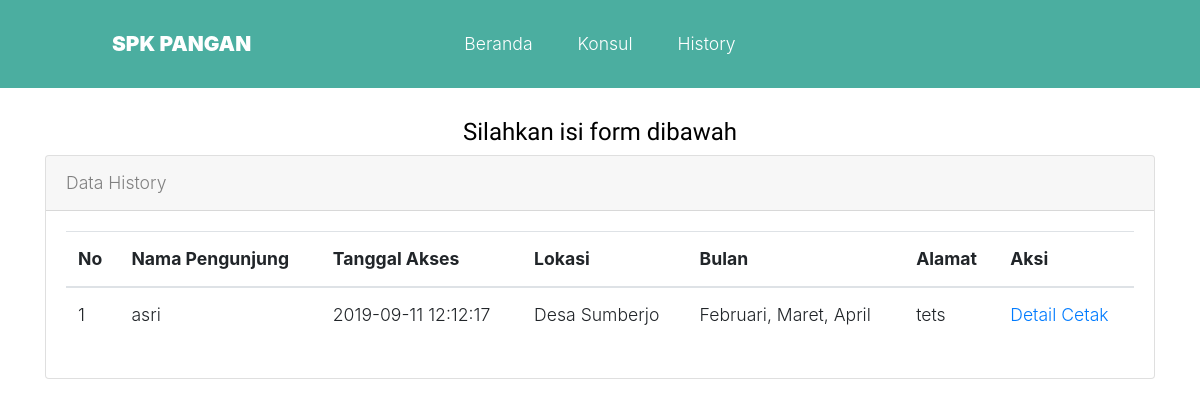
The page /history.php on the database its author committed.
### tables this page shows
CREATE TABLE `tb_history` (
  `id_history` int(11) NOT NULL,
  `nama` varchar(30) DEFAULT NULL,
  `alamat` text,
  `lokasi` int(11) DEFAULT NULL,
  `bulan` int(11) DEFAULT NULL,
  `tgl_akses` timestamp NOT NULL DEFAULT CURRENT_TIMESTAMP ON UPDATE CURRENT_TIMESTAMP
);

CREATE TABLE `tb_lokasi` (
  `id_lokasi` int(11) NOT NULL,
  `nama_lokasi` varchar(50) DEFAULT NULL
);

### history.php (the view, shortened to what this page needs)
<?php include_once 'database/koneksi.php'; ?>
<?php
function bulan($bulan)
{
  Switch ($bulan){
    case 2 : $bulan="Februari";
    Break;
    case 3 : $bulan="Maret";
    Break;
    case 4 : $bulan="April";
    Break;
  }
  return $bulan;
}
?>
<!DOCTYPE html>
<html lang="en">
<head>
  <link rel="stylesheet" href="assets/fonts/icomoon/style.css">
  <link rel="stylesheet" href="https://stackpath.bootstrapcdn.com/bootstrap/4.3.1/css/bootstrap.min.css">
  <link rel="stylesheet" href="assets/css/jquery-ui.css">
  <link rel="stylesheet" href="assets/css/owl.carousel.min.css">
  <link rel="stylesheet" href="assets/css/owl.theme.default.min.css">
  <link rel="stylesheet" href="assets/css/owl.theme.default.min.css">
  <link rel="stylesheet" href="assets/css/jquery.fancybox.min.css">
  <link rel="stylesheet" href="assets/css/bootstrap-datepicker.css">
  <link rel="stylesheet" href="assets/fonts/flaticon/font/flaticon.css">
  <link rel="stylesheet" href="assets/css/aos.css">
  <link rel="stylesheet" href="assets/css/style.css">
</head>
<body data-spy="scroll" data-target=".site-navbar-target" data-offset="300">
  <div class="site-wrap">
    <header class="site-navbar py-4 js-sticky-header site-navbar-target" style="background-color: #4baea0" role="banner">
      <div class="container-fluid">
        <div class="d-flex align-items-center">
          <div class="site-logo mr-auto w-25"><a href="index.php">SPK PANGAN</a></div>
          <div class="mx-auto text-center">
            <nav class="site-navigation position-relative text-right" role="navigation">
              <ul class="site-menu main-menu js-clone-nav mx-auto d-none d-lg-block m-0 p-0">
                <li>
                  <a href="index.php" class="nav-link">Beranda</a>
                </li>
                <li>
                  <a href="konsul.php" class="nav-link">Konsul</a>
                </li>
                <li>
                  <a href="history.php" class="nav-link">History</a>
                </li>
              </ul>
            </nav>
          </div>
        </div>
      </div>
    </header>
    <div class="site-section">
      <div class="container">
        <div class="row mt-5 justify-content-center">
          <div class="col-lg-12">
            <h4 class="text-center" style="color: #000">Silahkan isi form dibawah</h4>
            <div class="card">
              <div class="card-header">
                Data History
              </div>
              <div class="card-body">
                <div class="table-responsive">
                  <table class="table">
                    <thead>
                      <tr>
                        <th>No</th>
                        <th>Nama Pengunjung</th>
                        <th>Tanggal Akses</th>
                        <th>Lokasi</th>
                        <th>Bulan</th>
                        <th>Alamat</th>
                        <th>Aksi</th>
                      </tr>
                    </thead>
                    <tbody>
                      <?php $no = 1; $data = $connect->query('SELECT tb_history.*, tb_lokasi.nama_lokasi FROM tb_history INNER JOIN tb_lokasi ON tb_history.lokasi = tb_lokasi.id_lokasi ORDER BY id_history'); while ($row = $data->fetch_array(MYSQLI_ASSOC)) { ?>
                        <tr>
                          <td><?= $no ?></td>
                          <td><?= $row['nama'] ?></td>
                          <td><?= $row['tgl_akses'] ?></td>
                          <td><?= $row['nama_lokasi'] ?></td>
                          <td><?= bulan($row['bulan']).", ".bulan(date($row['bulan']) + 1).", ".bulan(date($row['bulan']) + 2) ?></td>
                          <td><?= $row['alamat'] ?></td>
                          <td>
                            <a href="history_detail.php?id_history=<?= $row['id_history'] ?>" target="_blank">Detail</a>
                            <a href="history_cetak.php?id_history=<?= $row['id_history'] ?>" target="_blank">Cetak</a>
                          </td>
                        </tr>
                      <?php } ?>
                    </tbody>
                  </table>
                </div>
              </div>
            </div>
          </div>
        </div>
      </div>
    </div>
  </div>
</body>
</html>

### assets/css/style.css (style rules this page uses)
body { line-height: 1.7; color: gray; font-weight: 300; font-size: 1.1rem; }
a { -webkit-transition: .3s all ease; -o-transition: .3s all ease; transition: .3s all ease; }
h1, h2, h3, h4, h5, .h1, .h2, .h3, .h4, .h5 { font-family: "Muli", -apple-system, BlinkMacSystemFont, "Segoe UI", Roboto, "Helvetica Neue", Arial, sans-serif, "Apple Color Emoji", "Segoe UI Emoji", "Segoe UI Symbol", "Noto Color Emoji"; }
.site-wrap:before { display: none; -webkit-transition: .3s all ease-in-out; -o-transition: .3s all ease-in-out; transition: .3s all ease-in-out; background: rgba(0, 0, 0, 0.6); content: ""; position: absolute; z-index: 2000; top: 0; left: 0; right: 0; bottom: 0; opacity: 0; visibility: hidden; }
.site-section { padding: 2.5em 0; }
@media (min-width: 768px) { .site-section { padding: 5em 0; } }
.site-logo { position: relative; font-weight: 900; font-size: 1.3rem; }
.site-logo a { color: #fff; }
.site-navbar { margin-bottom: 0px; z-index: 1999; position: absolute; width: 100%; }
.site-navbar .container-fluid { padding-left: 7rem; padding-right: 7rem; }
.site-navbar .site-navigation .site-menu { margin-bottom: 0; }
.site-navbar .site-navigation .site-menu a { text-decoration: none !important; display: inline-block; }
.site-navbar .site-navigation .site-menu > li { display: inline-block; }
.site-navbar .site-navigation .site-menu > li > a { padding: 5px 20px; color: #fff; display: inline-block; text-decoration: none !important; }
.site-mobile-menu .site-nav-wrap { padding: 0; margin: 0; list-style: none; position: relative; }
.site-mobile-menu .site-nav-wrap a { padding: 10px 20px; display: block; position: relative; color: #212529; }
.site-mobile-menu .site-nav-wrap li { position: relative; display: block; }
.site-mobile-menu .site-nav-wrap > li { display: block; position: relative; float: left; width: 100%; }
.site-mobile-menu .site-nav-wrap > li > a { padding-left: 20px; font-size: 20px; }
.site-section { padding: 4em 0; position: relative; }

### rows shown on the page
tb_history: nama "asri", tgl_akses "2019-09-11 12:12:17", tb_lokasi.nama_lokasi "Desa Sumberjo", bulan "Februari", bulan(date($row['bulan']) + 1) "Maret", bulan(date($row['bulan']) + 2) "April", alamat "tets"
